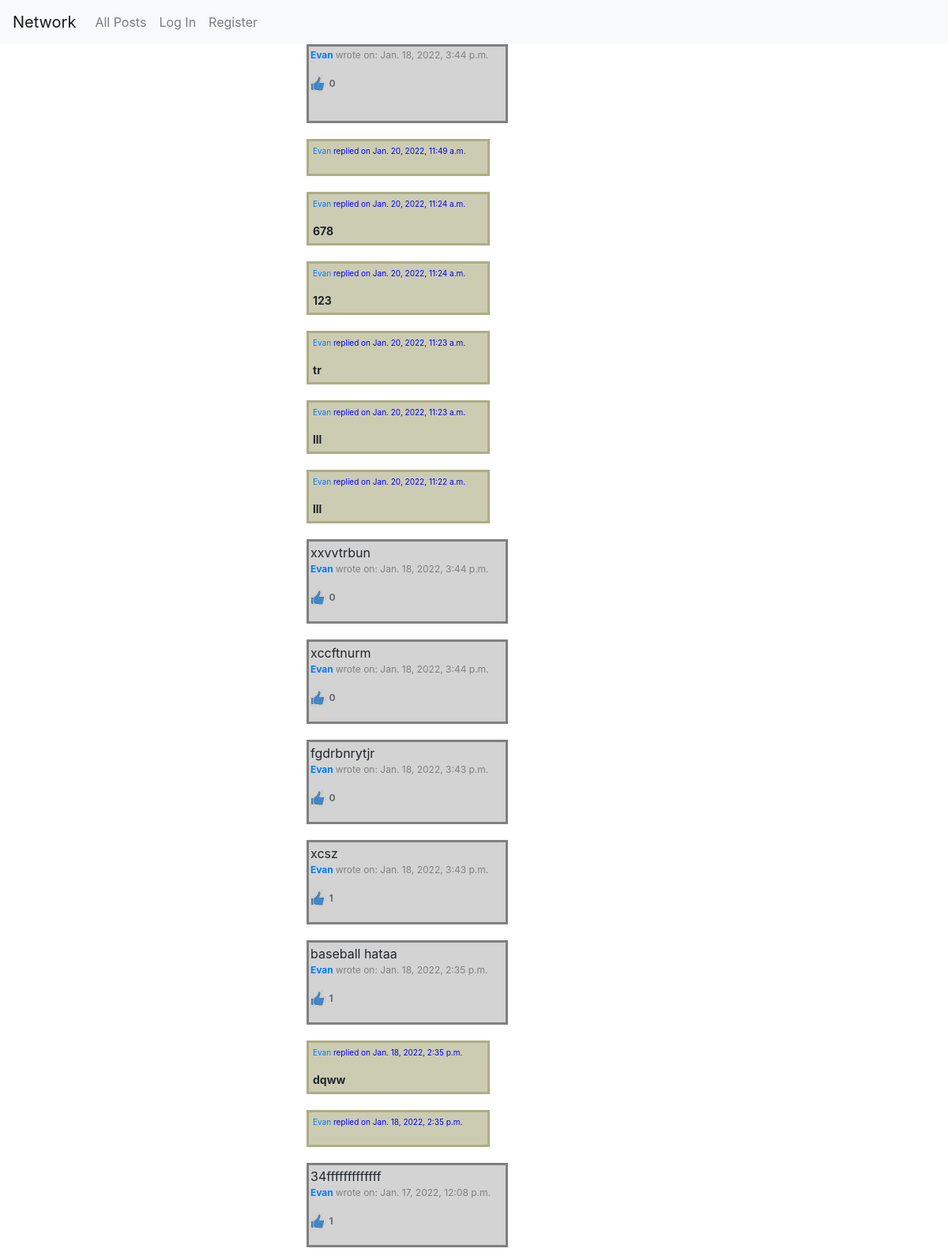
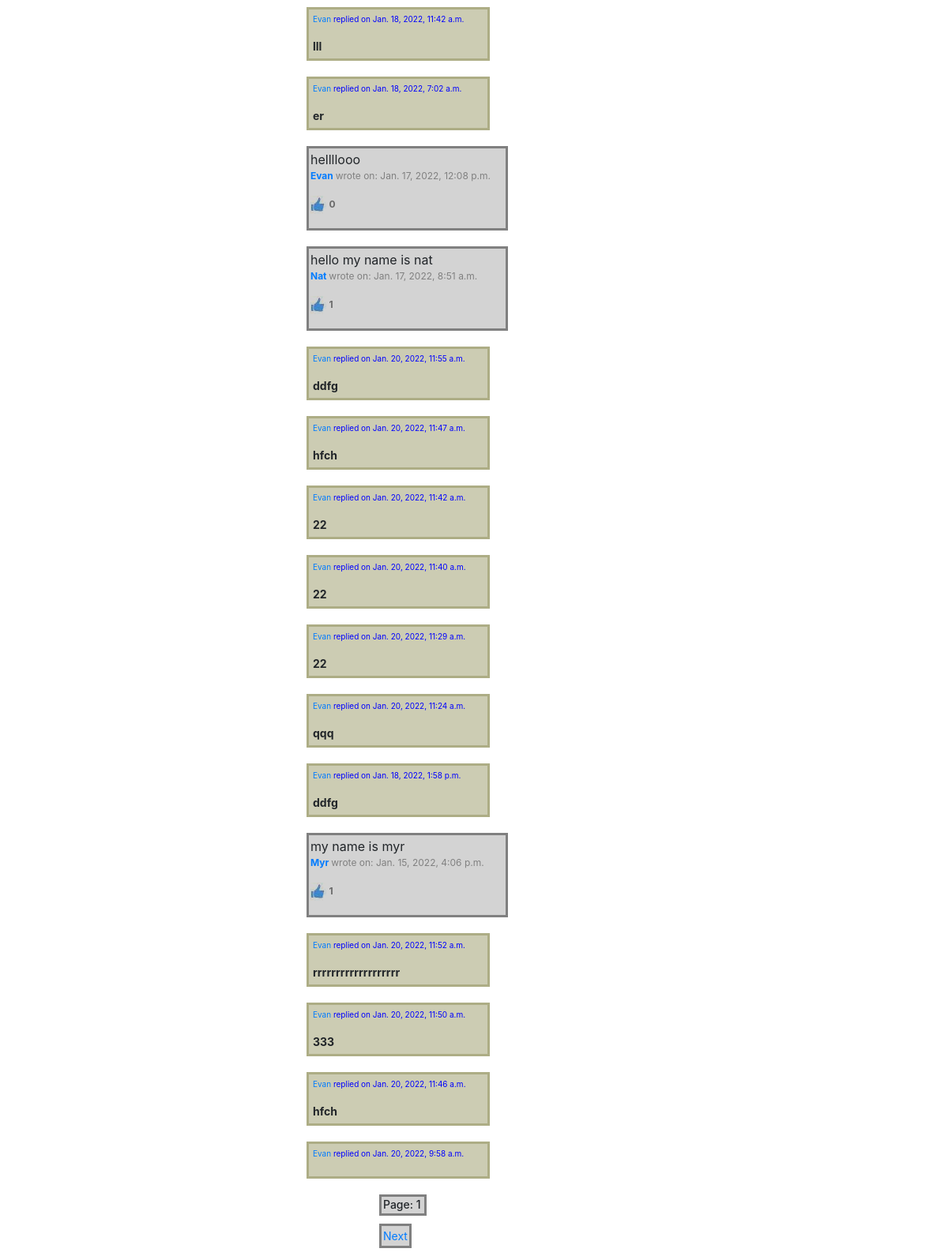
The app's page /, older data (2 pictures, top to bottom).
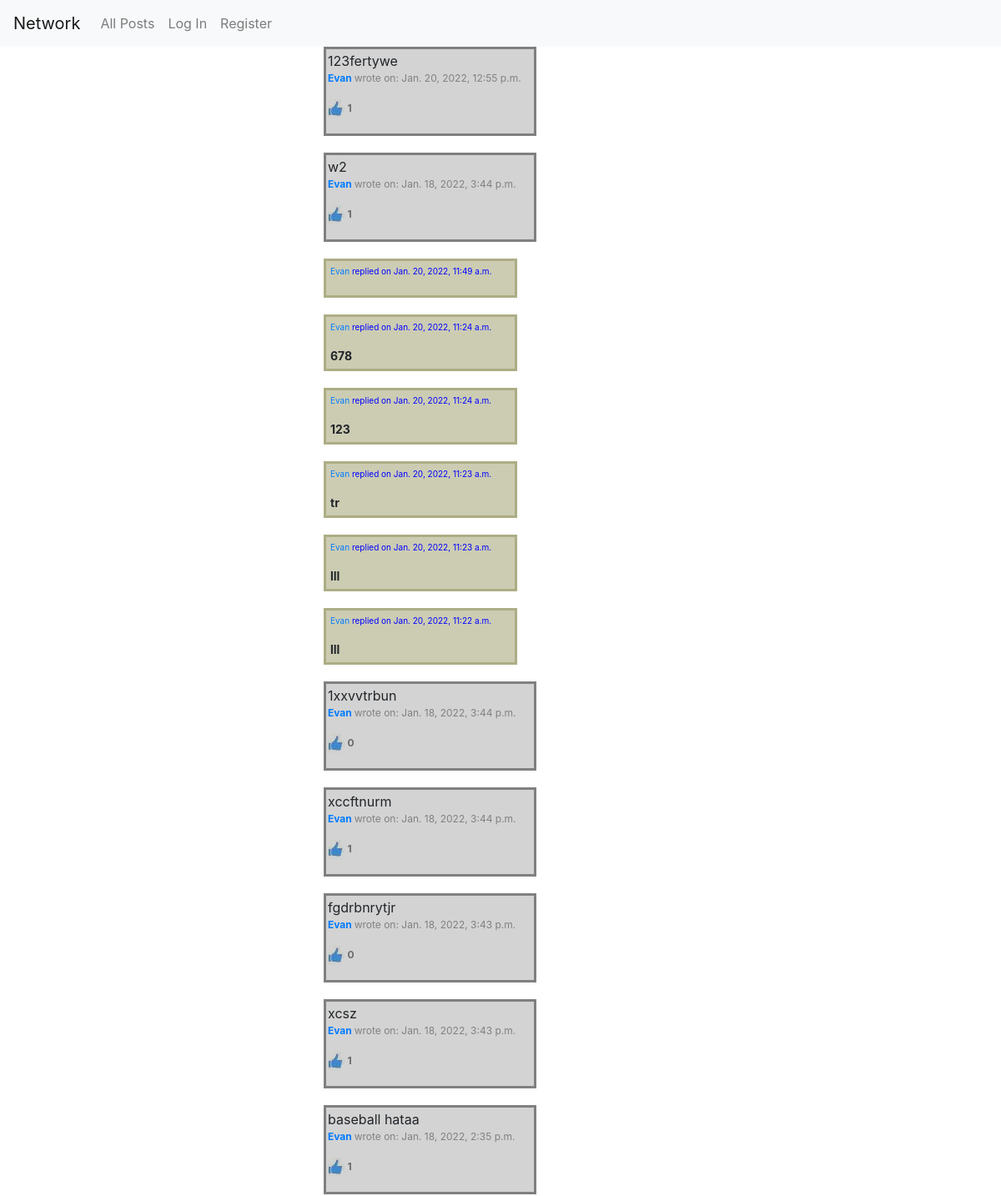
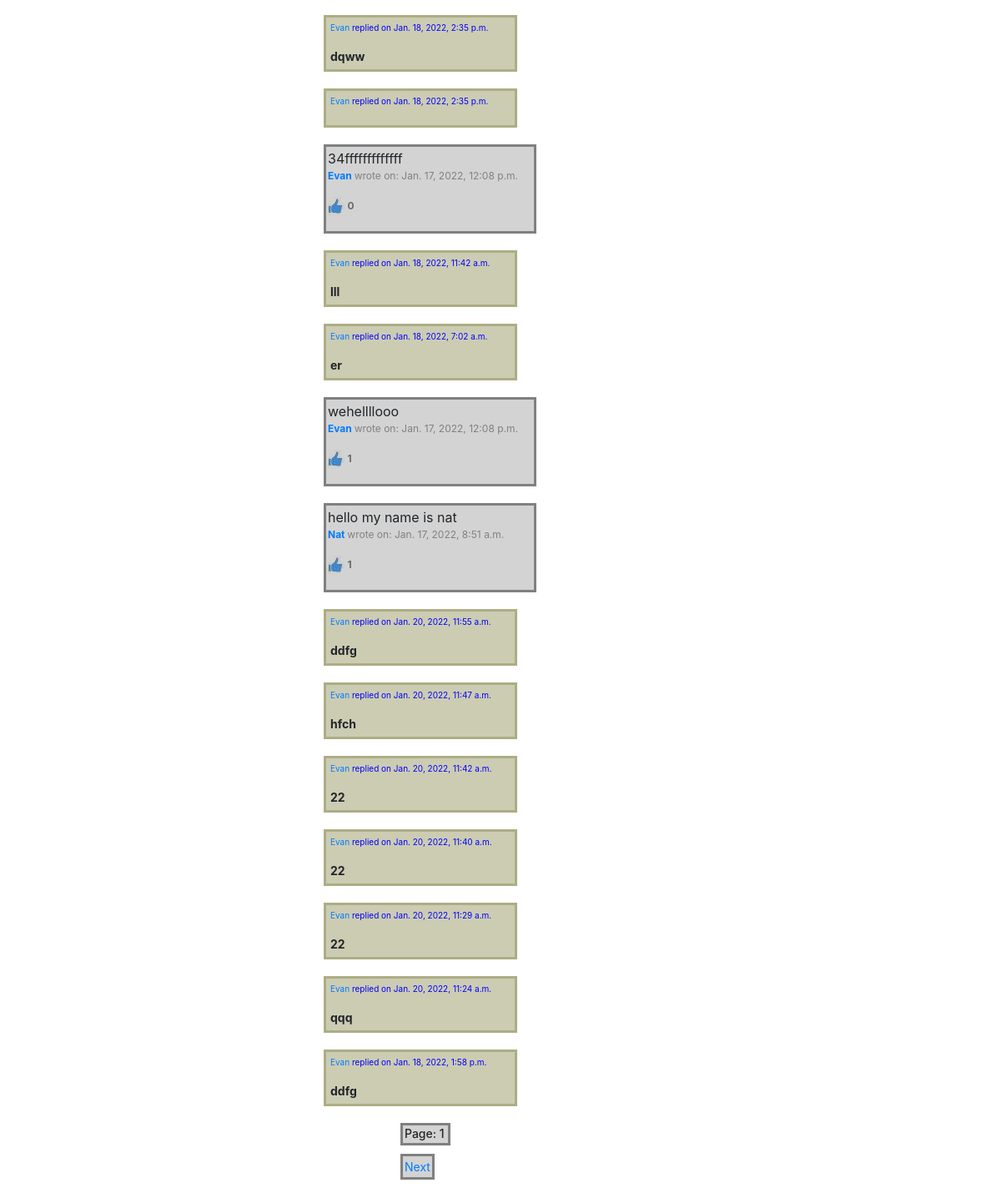
The same page, newer data (2 pictures, top to bottom).
### network/models.py (models this page shows, shortened)
class Mypost(models.Model):
    description=models.CharField(max_length=300)
    created_date=models.DateTimeField(default=now, editable=False)
    owner=models.ForeignKey(User, on_delete=models.CASCADE, null="TRUE", blank="TRUE")
    likes = models.ManyToManyField(User, blank="TRUE", related_name="likers")
    objects = MypostManager()

class User(AbstractUser):
    email=models.EmailField(max_length=254)
    date_joined = models.DateTimeField(default=timezone.now)
    following = models.ManyToManyField("User", blank="TRUE", related_name="followers")
    def __str__(self):
        return f"{self.username}"

class Reply(models.Model):
    reply_txt=models.CharField(max_length=150, blank="True")
    mypost_reply=models.ForeignKey(Mypost, on_delete=models.CASCADE, null="TRUE", blank="TRUE")
    created_date=models.DateTimeField(default=now, editable=False)
    lists = models.ManyToManyField(Mypost, blank="TRUE", related_name="replies")  # post_reply
    owner = models.ForeignKey(User, on_delete=models.CASCADE, null="TRUE", blank="TRUE")
    objects = ReplyManager()
    class Meta:
        ordering = ['-created_date']
    def __str__(self):
        return f"{self.reply_txt}"

### network/views.py (the view)
# urls.py: path("", views.index, name="index"),
def index(request):
    all_posts=Mypost.objects.order_by('-created_date')
    page=paging(request,all_posts)
    created_date = timezone.now()
    owner = request.user
    replies = Reply.objects.order_by('-created_date')
    if request.method == "POST" and "post_reply" in request.POST:
        reply_txt = request.POST["reply_txt"]
        mypost_reply = request.POST.get("post_id")
        reply(request,reply_txt,mypost_reply)
        return render(request, "network/index.html", {"all_posts": all_posts, "replies": replies,"count":page.count,"page":page})
    if request.method == "POST" and "load_post" in request.POST:
        post_to_load_id = request.POST.get("post_to_load_id")
        edit_post(request,post_to_load_id)
        post_to_load = Mypost.objects.get(pk=post_to_load_id)
        return render(request, "network/edit_post.html", {"post_to_load": post_to_load})
    else:
        return render(request, "network/index.html",
                      {"all_posts": all_posts, "replies": replies,"count":page.count,"page":page})

### network/views.py (called while the page is built)
def paging(request,the_posts):
    post_paginator=Paginator(the_posts,10)
    page_num = request.GET.get("page")
    return post_paginator.get_page(page_num)

### network/templates/network/index.html (shortened to what this page needs)
{% extends "network/layout.html" %}
{% load static %}
{% block body %}
{% for post in page.object_list %}
<ul>
<div class="post">{{post.description}}
    <p style= "color:grey; font-size:12px;"> <strong><a href="{% url 'profile' post.owner_id %}" > {{post.owner}} </strong></a> wrote on: {{post.created_date}} </p>
    <p id="likes" style= "color:grey; font-size:12px;mix-blend-mode: multiply;"><img src="{% static  'network/images/like1.jpg' %}" alt="like image"> <strong>{{post.likes.all.count}}</strong>
</div>
</ul>
{% for rep in post.replies.all %}
 <ul>
        <div class="replies" ><p style= "color:blue; font-size:10px;"><a href="{% url "profile" rep.owner_id %}">{{rep.owner}}</a>
            replied on {{rep.created_date}}</p> <strong>{{rep}} </strong> </div>
</ul>
{% endfor %}
    </div>
{% endfor %}
<h2 class="page"> Page: {{ page.number }}</h2>
        <div class="page-links">
            {% if page.has_next %}
            <a href="{% url 'index' %}?page={{page.next_page_number }}">Next</a>
            {% endif %}
        </div>
{% endblock %}

Row changes from the older to the newer data that the page shows:
no longer on this page (row unchanged): Mypost: description "my name is myr", owner "Myr", created_date "Jan. 15, 2022, 4:06 p.m.", likes.all.count "1"
no longer on this page (row unchanged): Reply: owner "Evan", created_date "Jan. 20, 2022, 11:52 a.m.", reply_txt "rrrrrrrrrrrrrrrrrrr", shown under "my name is myr"
no longer on this page (row unchanged): Reply: owner "Evan", created_date "Jan. 20, 2022, 11:50 a.m.", reply_txt "333", shown under "my name is myr"
no longer on this page (row unchanged): Reply: owner "Evan", created_date "Jan. 20, 2022, 11:46 a.m.", reply_txt "hfch", shown under "my name is myr"
no longer on this page (row unchanged): Reply: owner "Evan", created_date "Jan. 20, 2022, 9:58 a.m.", shown under "my name is myr"
added Mypost: description "123fertywe", owner "Evan", created_date "Jan. 20, 2022, 12:55 p.m.", likes.all.count "1"
changed Mypost (number 2 of 10 on the later page): description (not shown) → "w2"; likes.all.count "0" → "1"
changed Mypost: description "xxvvtrbun" → "1xxvvtrbun"
computed for Mypost "xccftnurm": likes.all.count "0" → "1"
computed for Mypost "34fffffffffffff": likes.all.count "1" → "0"
changed Mypost: description "hellllooo" → "wehellllooo"; likes.all.count "0" → "1"
